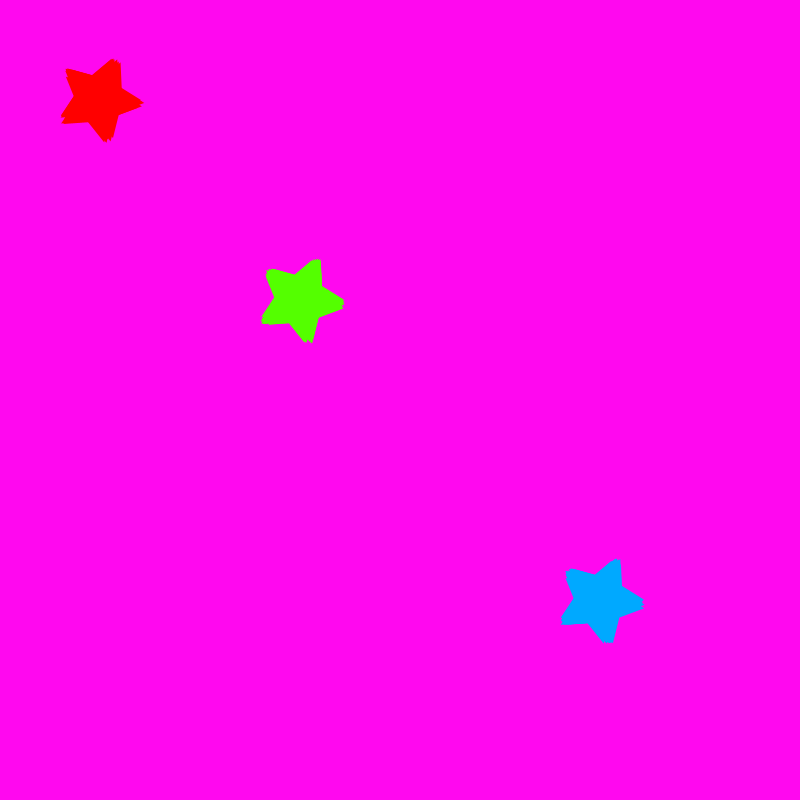
Frame 1 (no input)
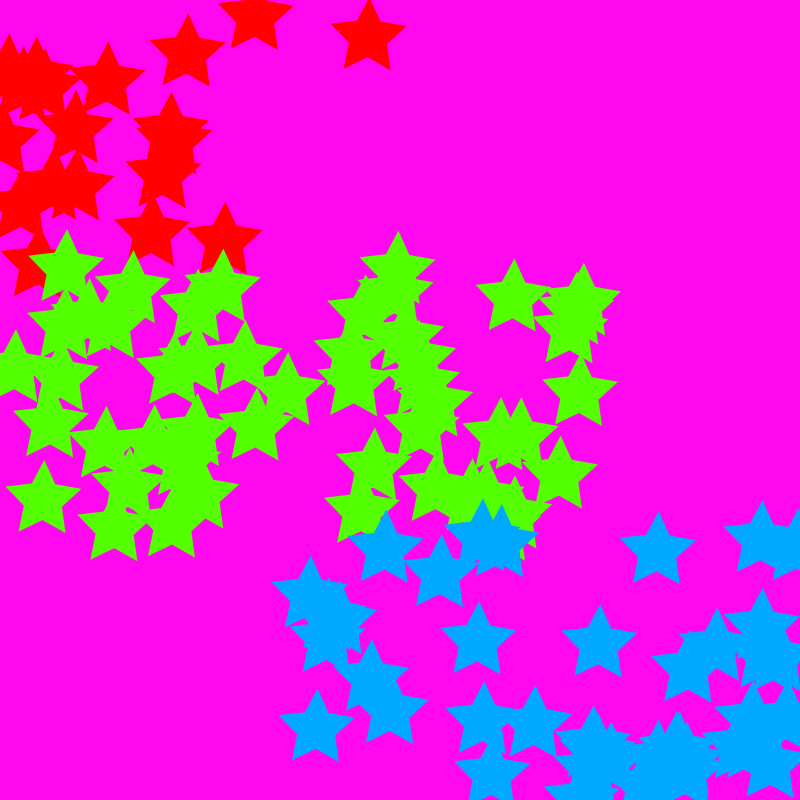
Frame 60 (the mouse pressed at the canvas centre just before this capture)
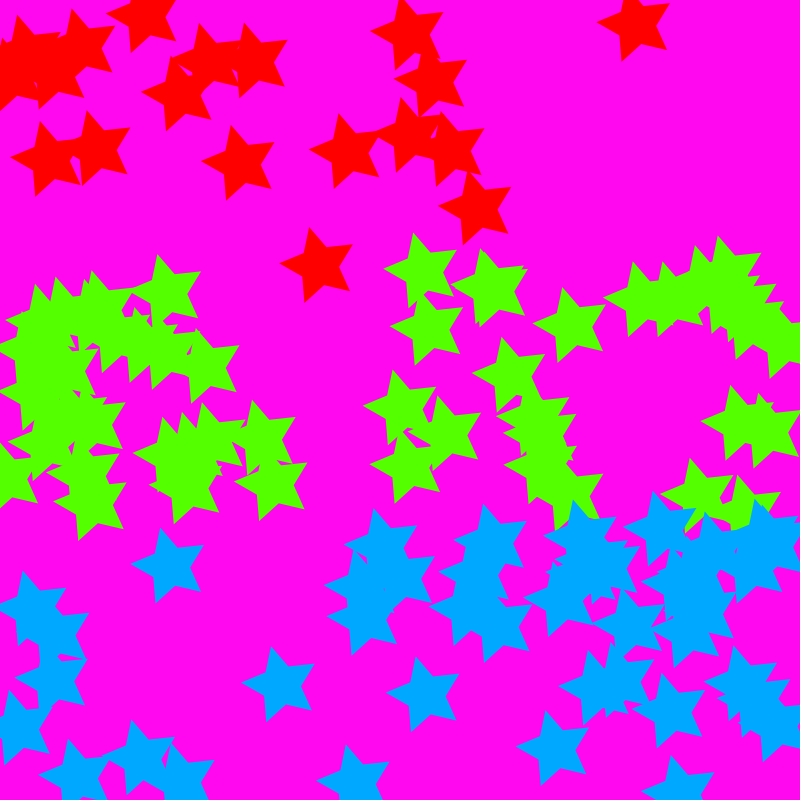
Frame 120 (the mouse held since frame 60 and released just before this capture)

The Processing sketch that drew these frames (run headless with seeded random() and noise(); from frame 60 on, the mouse is pressed at the canvas centre):

// Processing sketch: orologino_fatino
// ── orologino_fatino.pde
Star sH, sM, sS;

Star[] starHours;
Star[] starMinutes;
Star[] starSeconds;

void setup() {
  size(800, 800);

  colorMode(HSB, 360, 100, 100);
  sH = new Star(100, 100, 0,  0, 266);
  sM = new Star(300, 300, 100, 266, 533);
  sS = new Star(600, 600, 300, 533, 800);

  starHours = new Star[24];
  starMinutes = new Star[60];
  starSeconds = new Star[60];
  
  for (int i = 0; i < starHours.length; i++) {
    starHours[i] = new Star(100, 100, 0,  0, 266);
  }
  
   for (int i = 0; i < starMinutes.length; i++) {
    starMinutes[i] = new Star(300, 300, 100, 266, 533);
  }
  
  for (int i = 0; i < starSeconds.length; i++) {
    starSeconds[i] = new Star(600, 600, 200, 533, 800);
  }
  
}



void draw() {
  background(#FF08EF);
  
  int actualH = hour();
  int actualM = minute();
    int actualS = second();

  
  
  for (int i = 0; i < actualH; i++) {
    starHours[i].show();
  }
  
   for (int i = 0; i < actualM; i++) {
    starMinutes[i].show();
  }
  
  for (int i = 0; i < actualS; i++) {
    starSeconds[i].show();
  }
  
}



void star(float x, float y, float radius1, float radius2, int npoints) {
  float angle = TWO_PI / npoints;
  float halfAngle = angle/2.0;
  beginShape();
  for (float a = 0; a < TWO_PI; a += angle) {
    float sx = x + cos(a) * radius2;
    float sy = y + sin(a) * radius2;
    vertex(sx, sy);
    sx = x + cos(a+halfAngle) * radius1;
    sy = y + sin(a+halfAngle) * radius1;
    vertex(sx, sy);
  }
  endShape(CLOSE);
}

// ── Star_Class.pde
class Star {

  float posX, posY, velX, velY;
  float hue;
  float wallUpBound, wallDownBound;

  Star(float _posX, float _posY, float _hue, float _wallUpBound, float _wallDownBound) {

    posX = _posX;
    posY = _posY;
    velX = random(-5, 5);
    velY = random(-5, 5);
    hue = _hue;
    wallUpBound = _wallUpBound;
    wallDownBound = _wallDownBound;
  }

  void show() {

    checkWalls();

    posX += velX;
    posY += velY;

    noStroke();
    fill(hue, 100, 100);
    // ellipse(posX,posY,30,30);

    pushMatrix();
      translate(posX, posY);

    rotate(frameCount / 10.0);
    
    star(0, 0, 20, 40, 5);
   popMatrix();
  }

  void checkWalls() {
    if ( posX > width || posX < 0) {
      velX *= -1;
    }
    if ( posY > wallDownBound || posY < wallUpBound) {
      velY *= -1;
    }
  }
}
